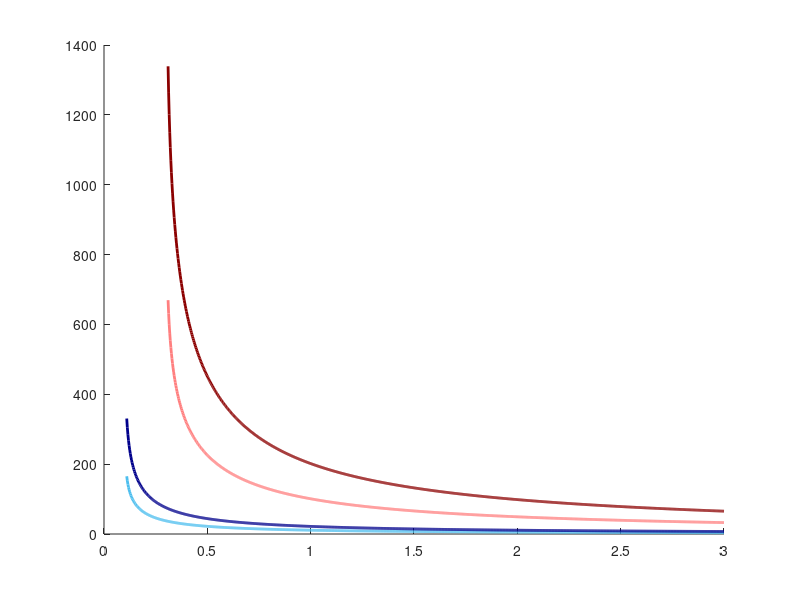

Write MATLAB code to recreate this figure. (Note: this script raises an error after producing the figure.)
%% Initialisierung
clear; clc; close all;

%% 1. Parameter Definition
mu_factor = 10^-6;  % Vorfaktor
A_cross = 2e-4;     % Querschnitt [m^2]
D_max = 3.0;        % Maximaler Abstand [m]

% Ströme (Angepasst auf 1000 und 2000 A)
Ip_low = 1000;      % 1000 A (Helle Farbe)
Ip_high = 2000;     % 2000 A (Dunkle Farbe)

% --- Geometrie 1: "Kompakt" (Blau) ---
R_klein = 0.10;     % Radius 10 cm
W_klein = 0.05;     % Breite 5 cm
% Startet ab 11 cm Abstand
D_vec_klein = linspace(R_klein + 0.01, D_max, 1000);

% --- Geometrie 2: "Voluminös" (Rot) ---
R_gross = 0.30;     % Radius 30 cm
W_gross = 0.15;     % Breite 15 cm
% Startet ab 31 cm Abstand
D_vec_gross = linspace(R_gross + 0.01, D_max, 1000);

%% 2. Berechnung (Basis-Terme ohne Strom)
% Berechnung für Kompakten Kern
term_geo_k = (R_klein + 0.5 * W_klein) / A_cross;
term_log_k = log10((D_vec_klein + R_klein) ./ (D_vec_klein - R_klein));
B_base_klein = mu_factor .* term_geo_k .* term_log_k;

% Berechnung für Voluminösen Kern
term_geo_g = (R_gross + 0.5 * W_gross) / A_cross;
term_log_g = log10((D_vec_gross + R_gross) ./ (D_vec_gross - R_gross));
B_base_gross = mu_factor .* term_geo_g .* term_log_g;

%% 3. Berechnung der Flüsse (Strom anwenden)
% Kompakt (Blau)
Phi_klein_low = (B_base_klein * Ip_low) .* A_cross;   % 1000 A
Phi_klein_high = (B_base_klein * Ip_high) .* A_cross; % 2000 A

% Voluminös (Rot)
Phi_gross_low = (B_base_gross * Ip_low) .* A_cross;   % 1000 A
Phi_gross_high = (B_base_gross * Ip_high) .* A_cross; % 2000 A

%% 4. Plotting
f = figure('Name', 'Vergleich Geometrie und Strom', 'Color', 'w', 'Position', [100, 100, 1000, 700]);
hold on;

% --- Farben definieren ---
c_blau_hell = '#4DBEEE';   % Helles Cyan-Blau
c_blau_dunkel = '#00008B'; % Dunkles Marineblau
c_rot_hell = '#FF7F7F';    % Helles Lachsrot
c_rot_dunkel = '#8B0000';  % Dunkles Blutrot

% --- Plotten: Kompakter Kern (Blau) ---
% 1000 A
plot(D_vec_klein, Phi_klein_low * 1e6, 'LineWidth', 2, 'Color', c_blau_hell, ...
    'DisplayName', ['Kern R=' num2str(R_klein) 'm bei ' num2str(Ip_low) ' A']);

% 2000 A
plot(D_vec_klein, Phi_klein_high * 1e6, 'LineWidth', 2, 'Color', c_blau_dunkel, ...
    'DisplayName', ['Kern R=' num2str(R_klein) 'm bei ' num2str(Ip_high) ' A']);

% --- Plotten: Voluminöser Kern (Rot) ---
% 1000 A
plot(D_vec_gross, Phi_gross_low * 1e6, 'LineWidth', 2, 'Color', c_rot_hell, ...
    'DisplayName', ['Kern R=' num2str(R_gross) 'm bei ' num2str(Ip_low) ' A']);

% 2000 A
plot(D_vec_gross, Phi_gross_high * 1e6, 'LineWidth', 2, 'Color', c_rot_dunkel, ...
    'DisplayName', ['Kern R=' num2str(R_gross) 'm bei ' num2str(Ip_high) ' A']);


% --- Asymptoten (Physische Grenzen) ---
% Diese Linien nicht in die Legende aufnehmen ('HandleVisibility', 'off')
xline(R_klein, ':', 'Color', c_blau_dunkel, 'LineWidth', 1, 'HandleVisibility', 'off');
xline(R_gross, ':', 'Color', c_rot_dunkel, 'LineWidth', 1, 'HandleVisibility', 'off');

hold off;
grid on;

%% 5. Styling (Schwarz auf Weiß)
title('Einfluss von Kerngröße und Stromstärke auf den Streufluss', 'Color', 'k');
subtitle(['Vergleich bei ' num2str(Ip_low) ' A und ' num2str(Ip_high) ' A'], 'Color', 'k');

xlabel('Phasenabstand D [m]', 'Color', 'k');
ylabel('Magnetischer Fluss \Phi [\muWb]', 'Color', 'k');

% Achsen-Design für helle Umgebung
set(gca, 'Color', 'w');
set(gca, 'XColor', 'k');
set(gca, 'YColor', 'k');
set(gca, 'GridColor', 'k', 'GridAlpha', 0.2);
set(gca, 'FontSize', 12);

% Legende optimiert
lgd = legend('show', 'Location', 'northeast');
set(lgd, 'TextColor', 'k');
set(lgd, 'Color', 'w');
set(lgd, 'EdgeColor', 'k');
title(lgd, 'Konfiguration', 'Color', 'k');